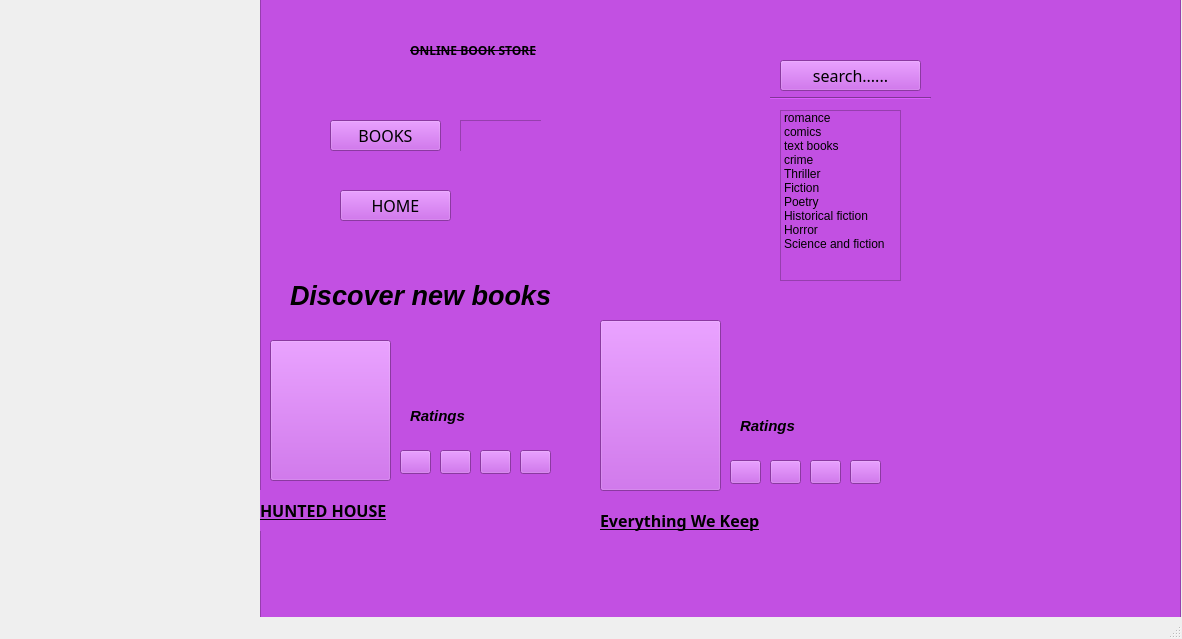
<?xml version="1.0" encoding="UTF-8"?>
<ui version="4.0">
 <class>MainWindow</class>
 <widget class="QMainWindow" name="MainWindow">
  <property name="geometry">
   <rect>
    <x>0</x>
    <y>0</y>
    <width>1182</width>
    <height>639</height>
   </rect>
  </property>
  <property name="windowTitle">
   <string>MainWindow</string>
  </property>
  <widget class="QWidget" name="centralwidget">
   <widget class="QFrame" name="frame">
    <property name="geometry">
     <rect>
      <x>260</x>
      <y>-20</y>
      <width>921</width>
      <height>641</height>
     </rect>
    </property>
    <property name="font">
     <font>
      <pointsize>12</pointsize>
      <bold>true</bold>
      <strikeout>true</strikeout>
     </font>
    </property>
    <property name="styleSheet">
     <string notr="true">background-color: rgb(194, 80, 226);</string>
    </property>
    <property name="frameShape">
     <enum>QFrame::StyledPanel</enum>
    </property>
    <property name="frameShadow">
     <enum>QFrame::Raised</enum>
    </property>
    <widget class="Line" name="line">
     <property name="geometry">
      <rect>
       <x>510</x>
       <y>110</y>
       <width>161</width>
       <height>16</height>
      </rect>
     </property>
     <property name="orientation">
      <enum>Qt::Horizontal</enum>
     </property>
    </widget>
    <widget class="QLabel" name="label">
     <property name="geometry">
      <rect>
       <x>30</x>
       <y>280</y>
       <width>271</width>
       <height>71</height>
      </rect>
     </property>
     <property name="font">
      <font>
       <pointsize>20</pointsize>
       <italic>true</italic>
       <bold>true</bold>
      </font>
     </property>
     <property name="text">
      <string>Discover new books</string>
     </property>
    </widget>
    <widget class="QWidget" name="widget" native="true">
     <property name="geometry">
      <rect>
       <x>30</x>
       <y>120</y>
       <width>251</width>
       <height>51</height>
      </rect>
     </property>
     <widget class="QWidget" name="widget_2" native="true">
      <property name="geometry">
       <rect>
        <x>0</x>
        <y>0</y>
        <width>251</width>
        <height>51</height>
       </rect>
      </property>
      <widget class="QWidget" name="widget_3" native="true">
       <property name="geometry">
        <rect>
         <x>0</x>
         <y>0</y>
         <width>301</width>
         <height>71</height>
        </rect>
       </property>
       <widget class="QPushButton" name="pushButton_3">
        <property name="geometry">
         <rect>
          <x>40</x>
          <y>20</y>
          <width>111</width>
          <height>31</height>
         </rect>
        </property>
        <property name="font">
         <font>
          <family>Segoe Fluent Icons</family>
          <pointsize>12</pointsize>
         </font>
        </property>
        <property name="text">
         <string>BOOKS</string>
        </property>
        <property name="icon">
         <iconset>
          <normaloff>../.designer/Downloads/icons/book-open.svg</normaloff>../.designer/Downloads/icons/book-open.svg</iconset>
        </property>
       </widget>
       <widget class="QTableWidget" name="tableWidget">
        <property name="geometry">
         <rect>
          <x>170</x>
          <y>20</y>
          <width>256</width>
          <height>192</height>
         </rect>
        </property>
       </widget>
      </widget>
     </widget>
    </widget>
    <widget class="QWidget" name="widget_4" native="true">
     <property name="geometry">
      <rect>
       <x>30</x>
       <y>200</y>
       <width>251</width>
       <height>51</height>
      </rect>
     </property>
     <widget class="QPushButton" name="pushButton_2">
      <property name="geometry">
       <rect>
        <x>50</x>
        <y>10</y>
        <width>111</width>
        <height>31</height>
       </rect>
      </property>
      <property name="font">
       <font>
        <family>Segoe Fluent Icons</family>
        <pointsize>12</pointsize>
       </font>
      </property>
      <property name="text">
       <string>HOME</string>
      </property>
      <property name="icon">
       <iconset>
        <normaloff>../.designer/Downloads/icons/align-right.svg</normaloff>../.designer/Downloads/icons/align-right.svg</iconset>
      </property>
     </widget>
    </widget>
    <widget class="QPushButton" name="pushButton">
     <property name="geometry">
      <rect>
       <x>520</x>
       <y>80</y>
       <width>141</width>
       <height>31</height>
      </rect>
     </property>
     <property name="font">
      <font>
       <family>Segoe Fluent Icons</family>
       <pointsize>12</pointsize>
      </font>
     </property>
     <property name="text">
      <string>search......</string>
     </property>
     <property name="icon">
      <iconset>
       <normaloff>../.designer/Downloads/icons/search.svg</normaloff>../.designer/Downloads/icons/search.svg</iconset>
     </property>
    </widget>
    <widget class="QPushButton" name="pushButton_4">
     <property name="geometry">
      <rect>
       <x>140</x>
       <y>470</y>
       <width>31</width>
       <height>24</height>
      </rect>
     </property>
     <property name="styleSheet">
      <string notr="true">color: rgb(255, 255, 0);</string>
     </property>
     <property name="text">
      <string/>
     </property>
     <property name="icon">
      <iconset>
       <normaloff>../.designer/Downloads/icons/star.svg</normaloff>../.designer/Downloads/icons/star.svg</iconset>
     </property>
    </widget>
    <widget class="QPushButton" name="pushButton_5">
     <property name="geometry">
      <rect>
       <x>180</x>
       <y>470</y>
       <width>31</width>
       <height>24</height>
      </rect>
     </property>
     <property name="styleSheet">
      <string notr="true">color: rgb(255, 255, 0);</string>
     </property>
     <property name="text">
      <string/>
     </property>
     <property name="icon">
      <iconset>
       <normaloff>../.designer/Downloads/icons/star.svg</normaloff>../.designer/Downloads/icons/star.svg</iconset>
     </property>
    </widget>
    <widget class="QPushButton" name="pushButton_6">
     <property name="geometry">
      <rect>
       <x>220</x>
       <y>470</y>
       <width>31</width>
       <height>24</height>
      </rect>
     </property>
     <property name="styleSheet">
      <string notr="true">color: rgb(255, 255, 0);</string>
     </property>
     <property name="text">
      <string/>
     </property>
     <property name="icon">
      <iconset>
       <normaloff>../.designer/Downloads/icons/star.svg</normaloff>../.designer/Downloads/icons/star.svg</iconset>
     </property>
    </widget>
    <widget class="QPushButton" name="pushButton_7">
     <property name="geometry">
      <rect>
       <x>260</x>
       <y>470</y>
       <width>31</width>
       <height>24</height>
      </rect>
     </property>
     <property name="styleSheet">
      <string notr="true">color: rgb(255, 255, 0);</string>
     </property>
     <property name="text">
      <string/>
     </property>
     <property name="icon">
      <iconset>
       <normaloff>../.designer/Downloads/icons/star.svg</normaloff>../.designer/Downloads/icons/star.svg</iconset>
     </property>
    </widget>
    <widget class="QListWidget" name="listWidget">
     <property name="geometry">
      <rect>
       <x>520</x>
       <y>130</y>
       <width>121</width>
       <height>171</height>
      </rect>
     </property>
     <item>
      <property name="text">
       <string>romance </string>
      </property>
     </item>
     <item>
      <property name="text">
       <string>comics</string>
      </property>
     </item>
     <item>
      <property name="text">
       <string>text books</string>
      </property>
     </item>
     <item>
      <property name="text">
       <string>crime</string>
      </property>
     </item>
     <item>
      <property name="text">
       <string>Thriller</string>
      </property>
     </item>
     <item>
      <property name="text">
       <string>Fiction</string>
      </property>
     </item>
     <item>
      <property name="text">
       <string>Poetry</string>
      </property>
     </item>
     <item>
      <property name="text">
       <string>Historical fiction</string>
      </property>
     </item>
     <item>
      <property name="text">
       <string>Horror</string>
      </property>
     </item>
     <item>
      <property name="text">
       <string>Science and fiction</string>
      </property>
     </item>
    </widget>
    <widget class="QLabel" name="label_2">
     <property name="geometry">
      <rect>
       <x>0</x>
       <y>510</y>
       <width>141</width>
       <height>41</height>
      </rect>
     </property>
     <property name="font">
      <font>
       <family>Segoe Script</family>
       <pointsize>12</pointsize>
       <bold>true</bold>
       <underline>true</underline>
      </font>
     </property>
     <property name="text">
      <string>HUNTED HOUSE</string>
     </property>
    </widget>
    <widget class="QPushButton" name="pushButton_8">
     <property name="geometry">
      <rect>
       <x>10</x>
       <y>360</y>
       <width>121</width>
       <height>141</height>
      </rect>
     </property>
     <property name="text">
      <string/>
     </property>
     <property name="icon">
      <iconset>
       <normaloff>../.designer/Downloads/hunted.jpg</normaloff>../.designer/Downloads/hunted.jpg</iconset>
     </property>
     <property name="iconSize">
      <size>
       <width>200</width>
       <height>200</height>
      </size>
     </property>
     <property name="autoRepeatInterval">
      <number>200</number>
     </property>
    </widget>
    <widget class="QLabel" name="label_3">
     <property name="geometry">
      <rect>
       <x>150</x>
       <y>420</y>
       <width>111</width>
       <height>31</height>
      </rect>
     </property>
     <property name="font">
      <font>
       <pointsize>11</pointsize>
       <italic>true</italic>
       <bold>true</bold>
      </font>
     </property>
     <property name="text">
      <string>Ratings</string>
     </property>
    </widget>
    <widget class="QPushButton" name="pushButton_9">
     <property name="geometry">
      <rect>
       <x>340</x>
       <y>340</y>
       <width>121</width>
       <height>171</height>
      </rect>
     </property>
     <property name="text">
      <string/>
     </property>
     <property name="icon">
      <iconset>
       <normaloff>../.designer/Downloads/every.jpg</normaloff>../.designer/Downloads/every.jpg</iconset>
     </property>
     <property name="iconSize">
      <size>
       <width>200</width>
       <height>180</height>
      </size>
     </property>
    </widget>
    <widget class="QPushButton" name="pushButton_10">
     <property name="geometry">
      <rect>
       <x>470</x>
       <y>480</y>
       <width>31</width>
       <height>24</height>
      </rect>
     </property>
     <property name="styleSheet">
      <string notr="true">color: rgb(255, 255, 0);</string>
     </property>
     <property name="text">
      <string/>
     </property>
     <property name="icon">
      <iconset>
       <normaloff>../.designer/Downloads/icons/star.svg</normaloff>../.designer/Downloads/icons/star.svg</iconset>
     </property>
    </widget>
    <widget class="QPushButton" name="pushButton_11">
     <property name="geometry">
      <rect>
       <x>510</x>
       <y>480</y>
       <width>31</width>
       <height>24</height>
      </rect>
     </property>
     <property name="styleSheet">
      <string notr="true">color: rgb(255, 255, 0);</string>
     </property>
     <property name="text">
      <string/>
     </property>
     <property name="icon">
      <iconset>
       <normaloff>../.designer/Downloads/icons/star.svg</normaloff>../.designer/Downloads/icons/star.svg</iconset>
     </property>
    </widget>
    <widget class="QPushButton" name="pushButton_12">
     <property name="geometry">
      <rect>
       <x>590</x>
       <y>480</y>
       <width>31</width>
       <height>24</height>
      </rect>
     </property>
     <property name="styleSheet">
      <string notr="true">color: rgb(255, 255, 0);</string>
     </property>
     <property name="text">
      <string/>
     </property>
     <property name="icon">
      <iconset>
       <normaloff>../.designer/Downloads/icons/star.svg</normaloff>../.designer/Downloads/icons/star.svg</iconset>
     </property>
    </widget>
    <widget class="QPushButton" name="pushButton_13">
     <property name="geometry">
      <rect>
       <x>550</x>
       <y>480</y>
       <width>31</width>
       <height>24</height>
      </rect>
     </property>
     <property name="styleSheet">
      <string notr="true">color: rgb(255, 255, 0);</string>
     </property>
     <property name="text">
      <string/>
     </property>
     <property name="icon">
      <iconset>
       <normaloff>../.designer/Downloads/icons/star.svg</normaloff>../.designer/Downloads/icons/star.svg</iconset>
     </property>
    </widget>
    <widget class="QLabel" name="label_4">
     <property name="geometry">
      <rect>
       <x>340</x>
       <y>520</y>
       <width>171</width>
       <height>41</height>
      </rect>
     </property>
     <property name="font">
      <font>
       <family>Segoe Script</family>
       <pointsize>12</pointsize>
       <bold>true</bold>
       <underline>true</underline>
      </font>
     </property>
     <property name="text">
      <string>Everything We Keep</string>
     </property>
    </widget>
    <widget class="QLabel" name="label_5">
     <property name="geometry">
      <rect>
       <x>480</x>
       <y>430</y>
       <width>111</width>
       <height>31</height>
      </rect>
     </property>
     <property name="font">
      <font>
       <pointsize>11</pointsize>
       <italic>true</italic>
       <bold>true</bold>
      </font>
     </property>
     <property name="text">
      <string>Ratings</string>
     </property>
    </widget>
    <widget class="QLabel" name="label_6">
     <property name="geometry">
      <rect>
       <x>150</x>
       <y>50</y>
       <width>361</width>
       <height>41</height>
      </rect>
     </property>
     <property name="font">
      <font>
       <family>Script</family>
       <bold>true</bold>
       <strikeout>true</strikeout>
      </font>
     </property>
     <property name="text">
      <string>ONLINE BOOK STORE</string>
     </property>
    </widget>
   </widget>
  </widget>
  <widget class="QMenuBar" name="menubar">
   <property name="geometry">
    <rect>
     <x>0</x>
     <y>0</y>
     <width>1182</width>
     <height>22</height>
    </rect>
   </property>
  </widget>
  <widget class="QStatusBar" name="statusbar"/>
 </widget>
 <resources/>
 <connections/>
</ui>
